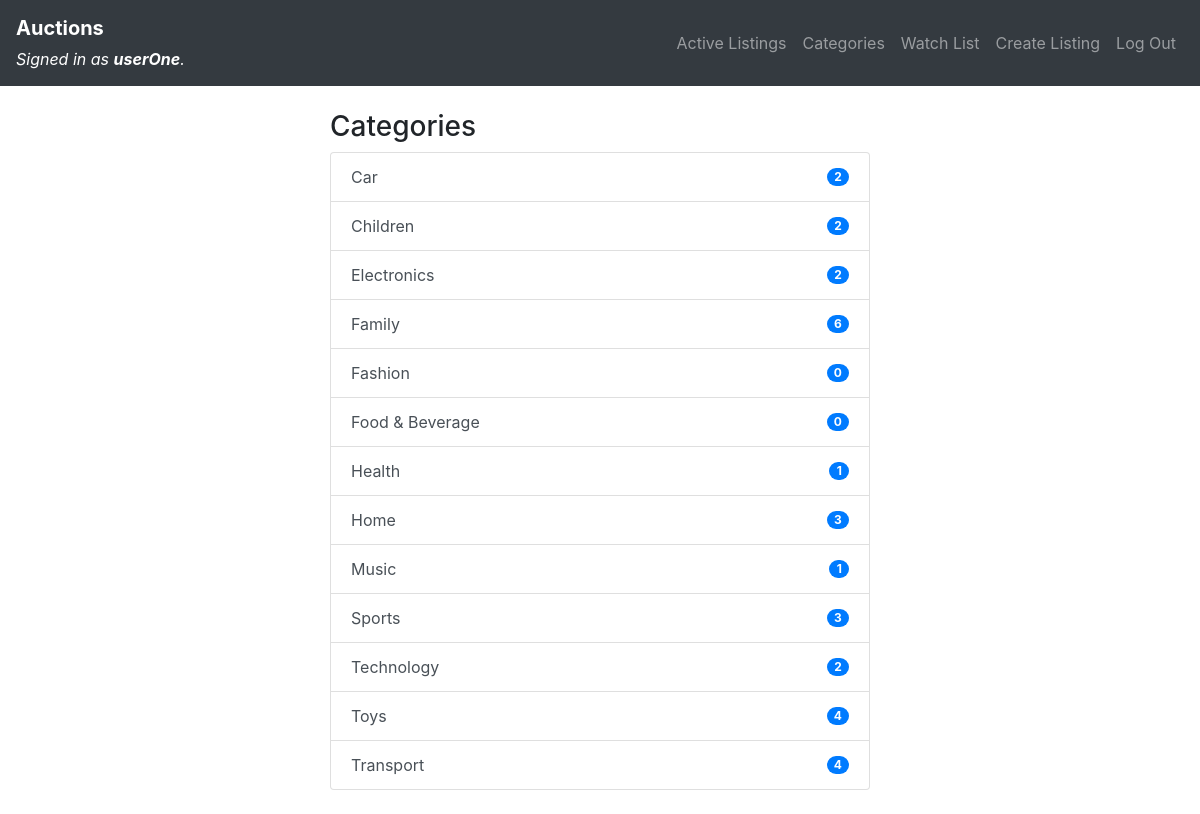
The app's page /categories (signed in) with its own data.
### auctions/models.py (models this page shows)
class User(AbstractUser):
    pass

class Category(models.Model):
    title = models.CharField(max_length=64)
    def __str__(self):
        return self.title
    class Meta:
        ordering = ['title', 'id']

### auctions/views.py (the view)
# urls.py: path("categories", views.categories_view, name="categories"),
def categories_view(request):
    categories = Category.objects.all()
    context = {
        "categories": categories
    }
    return render(request, "auctions/categories.html", context)

### auctions/templates/auctions/categories.html
{% extends "auctions/layout.html" %}
{% block body %}
    <div class="col-sm-6 justify-content-center">
        <h3>Categories</h3>
        <div class="list-group">
        {% for category in categories %}
            <a href="{% url 'auctions:category_list' category.id %}" class="list-group-item list-group-item-action d-flex justify-content-between align-items-center">{{ category }}
                <span class="badge badge-primary badge-pill">{{ category.listings.count }}</span>
            </a>
        {% endfor %}
        </div>
    </div>
{% endblock body %}

### auctions/templates/auctions/layout.html (shortened to what this page needs)
{% load static %}
<!DOCTYPE html>
<html lang="en">
<head>
    <link rel="stylesheet" href="https://stackpath.bootstrapcdn.com/bootstrap/4.4.1/css/bootstrap.min.css">
    <link href="{% static 'auctions/styles.css' %}" rel="stylesheet">
</head>
<body>
    <nav class="navbar navbar-expand-md navbar-dark bg-dark mb-4">
        <div class="navbar-brand">
            <a class="my_header-link" href="{% url 'auctions:index' %}">Auctions</a><br>
            <small class="font-italic">{% if user.is_authenticated %}
            Signed in as <strong>{{ user.username }}</strong>.
            {% else %}
                Not signed in.
            {% endif %}</small>
        </div>
        <div class="collapse navbar-collapse" id="navbarCollapse">
            <ul class="navbar-nav ml-auto">
                <li class="nav-item">
                    <a class="nav-link" href="{% url 'auctions:index' %}">Active Listings</a>
                </li>
                <li class="nav-item">
                    <a class="nav-link" href="{% url 'auctions:categories' %}">Categories</a>
                </li>
                {% if user.is_authenticated %}
                    <li class="nav-item">
                        <a class="nav-link" href="{% url 'auctions:watch' %}">Watch List</a>
                    </li>
                    <li class="nav-item">
                        <a class="nav-link" href="{% url 'auctions:create' %}">Create Listing</a>
                    </li>
                    <li class="nav-item">
                        <a class="nav-link" href="{% url 'auctions:logout' %}">Log Out</a>
                    </li>
                {% endif %}
            </ul>
        </div>
    </nav>
    <div class="container">
        <div class="row justify-content-center mb-4">
        {% block body %}
        {% endblock %}
        </div>
    </div>
</body>
</html>

### auctions/static/auctions/styles.css (style rules this page uses)
* { box-sizing: border-box; }
body { margin: 0; }
a.my_header-link { text-decoration: none; color: white; font-weight: bolder; }

### records on screen
User: username "userOne"
Category: title "Car", listings.count "2"
Category: title "Children", listings.count "2"
Category: title "Electronics", listings.count "2"
Category: title "Family", listings.count "6"
Category: title "Fashion", listings.count "0"
Category: title "Food & Beverage", listings.count "0"
Category: title "Health", listings.count "1"
Category: title "Home", listings.count "3"
Category: title "Music", listings.count "1"
Category: title "Sports", listings.count "3"
Category: title "Technology", listings.count "2"
Category: title "Toys", listings.count "4"
Category: title "Transport", listings.count "4"
